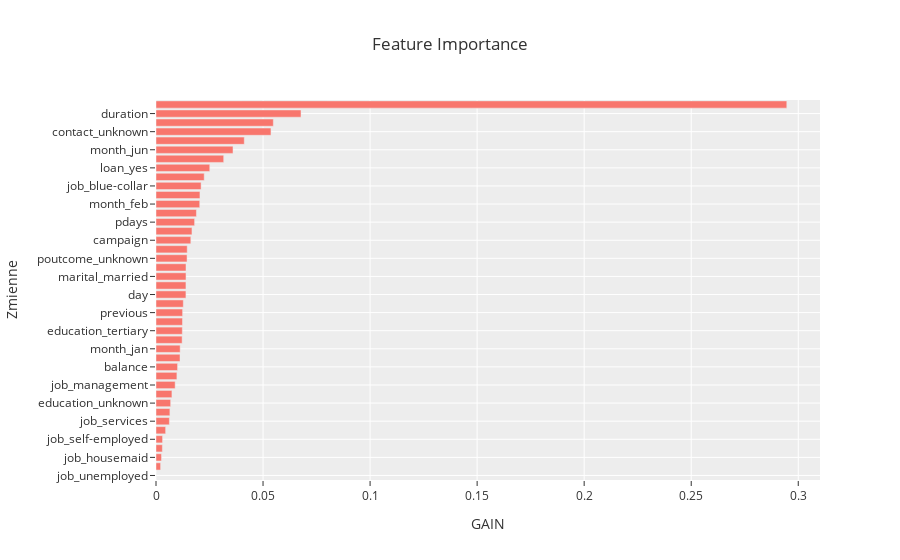
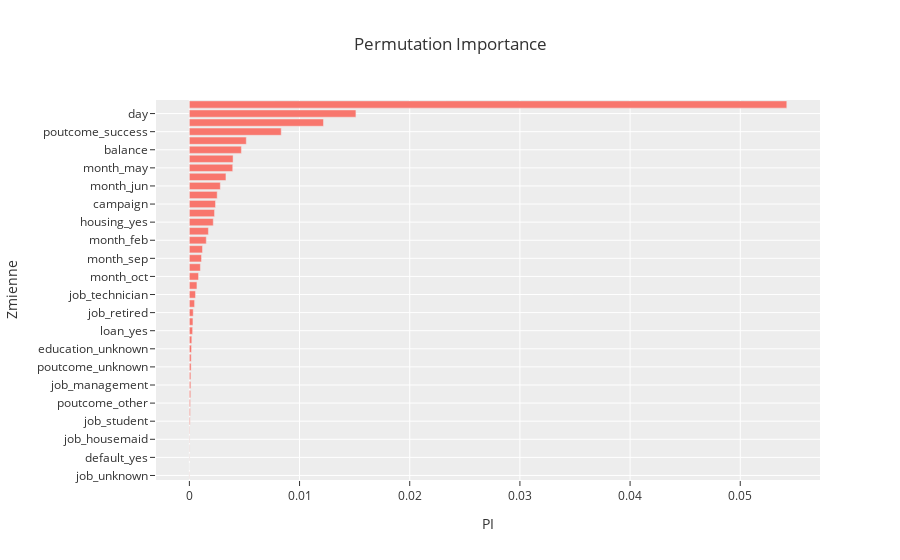

The cell these charts' notebook holds for them, in order:
### Markdown cell above
### GINI  

Najnższe Gini na zbiorze treningowym, przy czym wciąż na bardzo wysokim poziomie, pokazuje, że model 4 jeszcze mocniej unika przeuczenia niż pozostałe – jest „ostrożniejszy” w dopasowywaniu się do danych. Gini na zbiorze testowym, jest nieco gorsze niż dla modelu 3., jednak bardzo bliskie. Niski wyniki Gini TRAIN powoduje, że różnica między Gini TRAIN a Gini TEST jest najmniejsza ze wszystkich modeli. Co oznacza, że model jest najlepszy pod względem generalizacji.

### Code cell
fi4=grid_search2.best_estimator_.feature_importances_
plot_miara(zmienne2, fi4, 'Feature Importance', 'GAIN')

pi_results4=permutation_importance(grid_search2, X_train_d, y_train, n_repeats=10, random_state=20)
pi4=pi_results4.importances_mean
plot_miara(zmienne2, pi4, 'Permutation Importance', 'PI')

### Figure 1 — Plotly figure (JSON) as saved in the notebook; plotly's stock layout.template omitted (floating-point values rounded to 4 significant figures)
{"data": [{"orientation": "h", "type": "bar", "x": [0, 0.002155, 0.00256, 0.002969, 0.003053, 0.004501, 0.006242, 0.00649, 0.006845, 0.007442, 0.008943, 0.009766, 0.01007, 0.01122, 0.01128, 0.01221, 0.01229, 0.01238, 0.01242, 0.01276, 0.01398, 0.01399, 0.01401, 0.01401, 0.0145, 0.01458, 0.01626, 0.0168, 0.01802, 0.01889, 0.02043, 0.02053, 0.02106, 0.02252, 0.02511, 0.03163, 0.03596, 0.04123, 0.0537, 0.05481, 0.06774, 0.2946], "y": ["job_unemployed", "job_unknown", "job_housemaid", "education_secondary", "job_self-employed", "default_yes", "job_services", "job_retired", "education_unknown", "contact_telephone", "job_management", "job_entrepreneur", "balance", "marital_single", "month_jan", "month_may", "education_tertiary", "job_technician", "previous", "month_nov", "day", "poutcome_other", "marital_married", "month_dec", "poutcome_unknown", "month_aug", "campaign", "month_jul", "pdays", "age", "month_feb", "month_sep", "job_blue-collar", "job_student", "loan_yes", "month_oct", "month_jun", "month_mar", "contact_unknown", "housing_yes", "duration", "poutcome_success"]}], "layout": {"autosize": true, "title": {"text": "Feature Importance"}, "xaxis": {"autorange": true, "range": [0, 0.3102], "title": {"text": "GAIN"}, "type": "linear"}, "yaxis": {"autorange": true, "range": [-0.5, 41.5], "title": {"text": "Zmienne"}, "type": "category"}}}

### Figure 2 — Plotly figure (JSON) as saved in the notebook; plotly's stock layout.template omitted (floating-point values rounded to 4 significant figures)
{"data": [{"orientation": "h", "type": "bar", "x": [-1.659e-05, 0, 1.382e-05, 1.935e-05, 2.212e-05, 3.041e-05, 6.636e-05, 8.295e-05, 8.848e-05, 0.0001189, 0.0001299, 0.0001327, 0.0001576, 0.0001659, 0.0001935, 0.0002212, 0.0002931, 0.0003235, 0.0003484, 0.0004728, 0.000553, 0.0006857, 0.0008295, 0.0009981, 0.0011, 0.001192, 0.001532, 0.001728, 0.002168, 0.002284, 0.002369, 0.002524, 0.002809, 0.003318, 0.003934, 0.003965, 0.00472, 0.005165, 0.008336, 0.01217, 0.01512, 0.05422], "y": ["job_unknown", "job_unemployed", "default_yes", "job_services", "job_housemaid", "job_entrepreneur", "job_student", "education_secondary", "poutcome_other", "job_self-employed", "job_management", "marital_single", "poutcome_unknown", "contact_telephone", "education_unknown", "job_blue-collar", "loan_yes", "month_dec", "job_retired", "education_tertiary", "job_technician", "previous", "month_oct", "marital_married", "month_sep", "month_aug", "month_feb", "month_jan", "housing_yes", "month_jul", "campaign", "month_mar", "month_jun", "month_nov", "month_may", "age", "balance", "pdays", "poutcome_success", "contact_unknown", "day", "duration"]}], "layout": {"autosize": true, "title": {"text": "Permutation Importance"}, "xaxis": {"autorange": true, "range": [-0.00303, 0.05724], "title": {"text": "PI"}, "type": "linear"}, "yaxis": {"autorange": true, "range": [-0.5, 41.5], "title": {"text": "Zmienne"}, "type": "category"}}}
